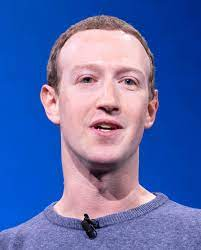
#> input picture sources/mark.jpg, 201 x 250 px
$ python '9-Face Detecting.py'
#> lines starting #> are read from the running program, lines starting #| are printed output that depends on the picture; after the words box and inside, x2 and y2 are one past the last pixel; in counts of white or black regions, pixels touching at a corner belong together
#--FACE DETECTION--#

import cv2

faceCascade = cv2.CascadeClassifier("sources/haarcascade_frontalface_default.xml")
img = cv2.imread("sources/mark.jpg")
#> img is the input picture: shape (250, 201, 3); mean B, G, R 172.2, 107.9, 91
imgGray = cv2.cvtColor(img,cv2.COLOR_BGR2GRAY)
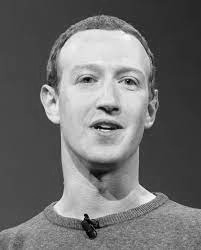
#> imgGray: shape (250, 201); min 0, max 252, mean 110.2

faces = faceCascade.detectMultiScale(imgGray,1.1,4)
#> faces = [[42, 27, 128, 128]]

for (x,y,w,h) in faces:
    cv2.rectangle(img,(x,y),(x+w,y+h),(0,0,255),2)
#> this loop made 1 pass
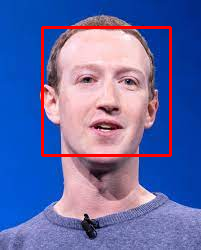
#> img: shape (250, 201, 3); 3.05% of pixels changed, all inside (x1, y1, x2, y2) = (41, 26, 172, 157)


cv2.imshow("Mark Zuckerberg", img)
cv2.waitKey(0)

$ run again, with sources/tiat.jpg copied over sources/mark.jpg
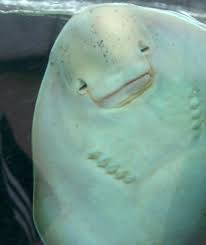
#> input picture sources/tiat.jpg, 206 x 245 px
#> img is the input picture: shape (245, 206, 3); mean B, G, R 138.8, 148.9, 116.9
#> `imgGray = cv2.cvtColor(img,cv2.COLOR_BGR2GRAY)`:
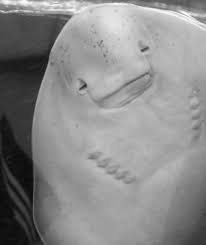
#> imgGray: shape (245, 206); min 10, max 250, mean 138.2
#> faces = ()
